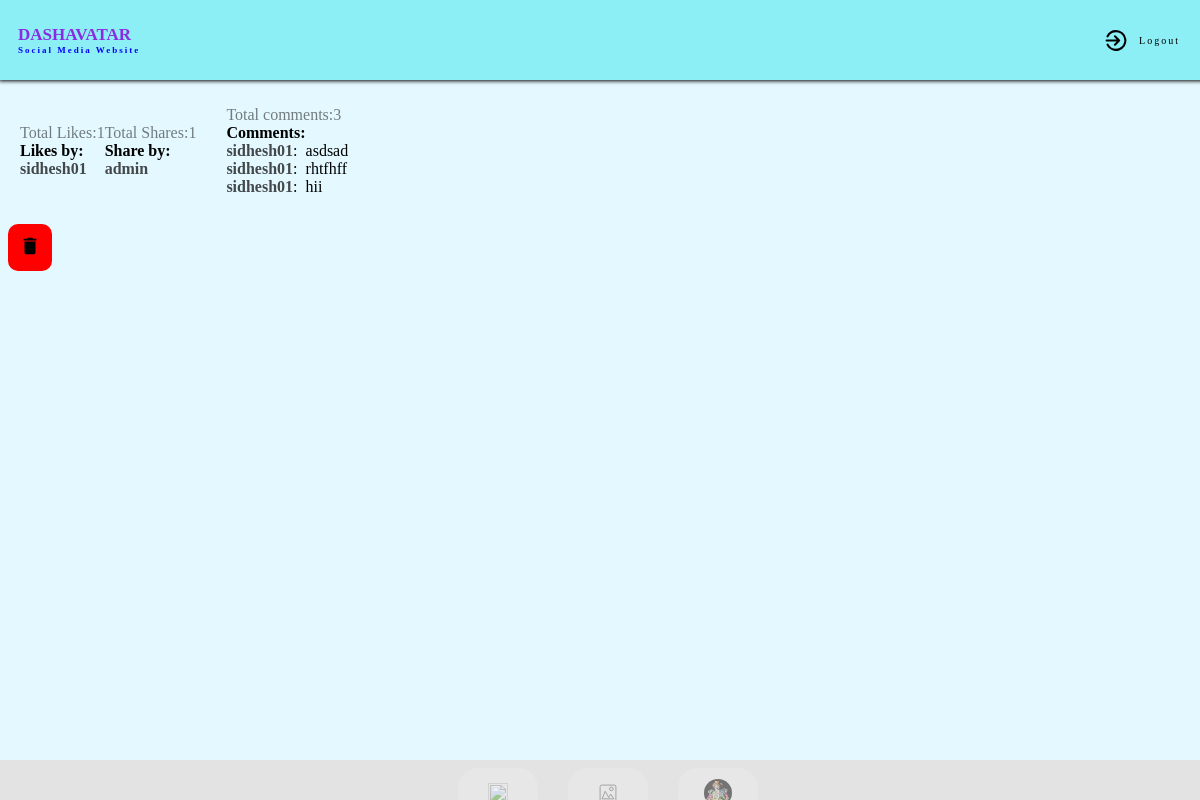
Before: /userpost/768b4136-eec5-4b38-aaa1-d306ef57635c (signed in) with the older database file.
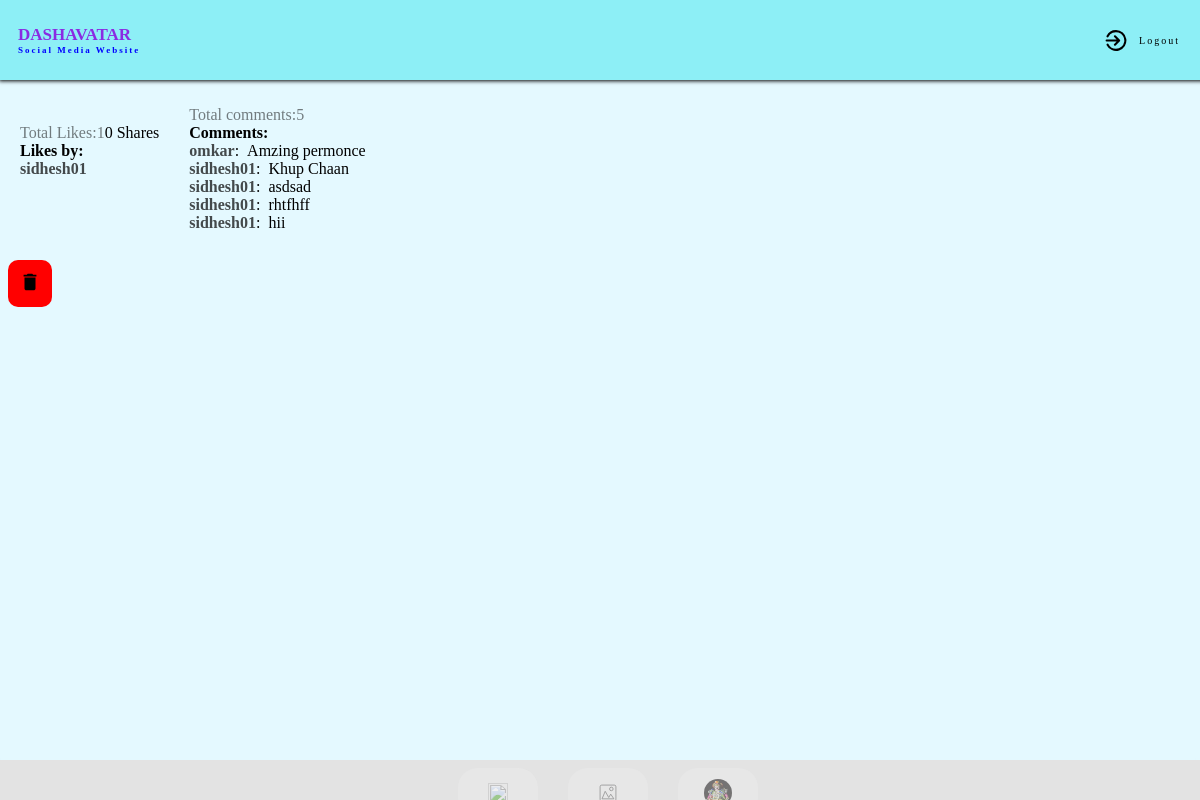
After: the same page with the newer database file.
### socialweb/models.py (models this page shows, shortened)
class LikePost(models.Model):
    post_id = models.CharField(max_length=500)
    username = models.CharField(max_length=100)

class SharePost(models.Model):
    post_id = models.CharField(max_length=500)
    username = models.CharField(max_length=100)

class CommentPost(models.Model):
    post_id = models.CharField(max_length=500)
    user = models.CharField(max_length=100)
    comment = models.TextField()
    created_at = models.DateTimeField(default=datetime.now)

### socialweb/views.py (the view)
# urls.py: path('userpost/<str:id>',views.userpost, name='userpost')
@login_required(login_url='login')
def userpost(request,id):
    user=CustomUser.objects.get(id=request.user.id)
    user_posts = Post.objects.get(id=id)
    postlikes = LikePost.objects.filter(post_id=id)
    shareposts = SharePost.objects.filter(post_id=id)
    postlike = len(LikePost.objects.filter(post_id=id))
    sharepost = len(SharePost.objects.filter(post_id=id))
    post_comments = CommentPost.objects.filter(post_id=id).order_by('-created_at')
    lencom=len(post_comments)
    if request.method == 'POST':
        user_posts.delete()
        return redirect('dashboard')
    context = {
        'user_posts': user_posts,
        'post_comments': post_comments,
        'lencom':lencom,
        'postlike':postlike,
        'postlikes':postlikes,
        'sharepost':sharepost,
        'shareposts':shareposts,
    }
    if user.user_type =='1':
        return redirect('/')
    return render(request,'userpost.html',context)

### templates/userpost.html (shortened to what this page needs)
{% extends "dashboard.html" %}
{% block editaccount %}
{% if user.profile_pic.url is not None %}
        <a href="/editaccount"><div class="imge" id="account">
            <img style="width: 28px; height: 28px; border-radius: 50%;" src="{{ user.profile_pic.url}}" alt="" srcset="" />
          </div></a>
        {% else %}
        <a href="/editaccount"><div class="imge" id="account">
          <img src="/static/assets/svg/profile.svg" alt="" srcset="" />
          <li>Edit Account</li>
        </div></a>
        {% endif %}
{% endblock %}
{% block dashboard %}
<div class="postview" >
    <div class="view" style="margin-bottom: 10px;">
      <div class="ucom">
          <div class="likes">
          {% if postlikes %}
      <p style="opacity: 50%;">Total Likes:{{postlike}}</p>
      <strong>Likes by:</strong>
      {% for pl in postlikes %}
        <p><b style="opacity: 70%;">{{ pl.username }}</b></p>
        {% endfor %}
      {% else %}
      <p>0 likes</p>
      {% endif %}
  </div>
  <div class="shares">
      {% if shareposts %}
  <p style="opacity: 50%;">Total Shares:{{sharepost}}</p>
  <strong>Share by:</strong>
  {% for s in shareposts %}
    <p><b style="opacity: 70%;">{{ s.username }}</b></p>
    {% endfor %}
  {% else %}
  <p>0 Shares</p>
  {% endif %}
  </div>
    </div>
</div>
<div class="commentss">
{% if post_comments %}
<p style="opacity: 50%;">Total comments:{{lencom}}</p>
<strong>Comments:</strong>
{% for comment in post_comments %}
  <p><b style="opacity: 70%;">{{ comment.user }}</b>:&nbsp;&nbsp;{{ comment.comment }}</p>
  {% endfor %}
{% else %}
<p>0 comment</p>
{% endif %}
</div>
</div>
<Button onclick="openPopupimg()" class="delete"><img style="width: 22px; height: 22px;" src="/static/assets/svg/delete.svg" alt="" srcset=""></Button>
{% endblock %}

Changed rows visible on the page:
removed SharePost: username "admin"
added CommentPost: user "omkar", comment "Amzing permonce"
added CommentPost: user "sidhesh01", comment "Khup Chaan"
Other visible differences:
{{ lencom }}: "3" → "5"
{{ sharepost }}: "1" → (not shown)
text no longer shown: "Total Shares: Share by:"
text now shown: "0 Shares"
